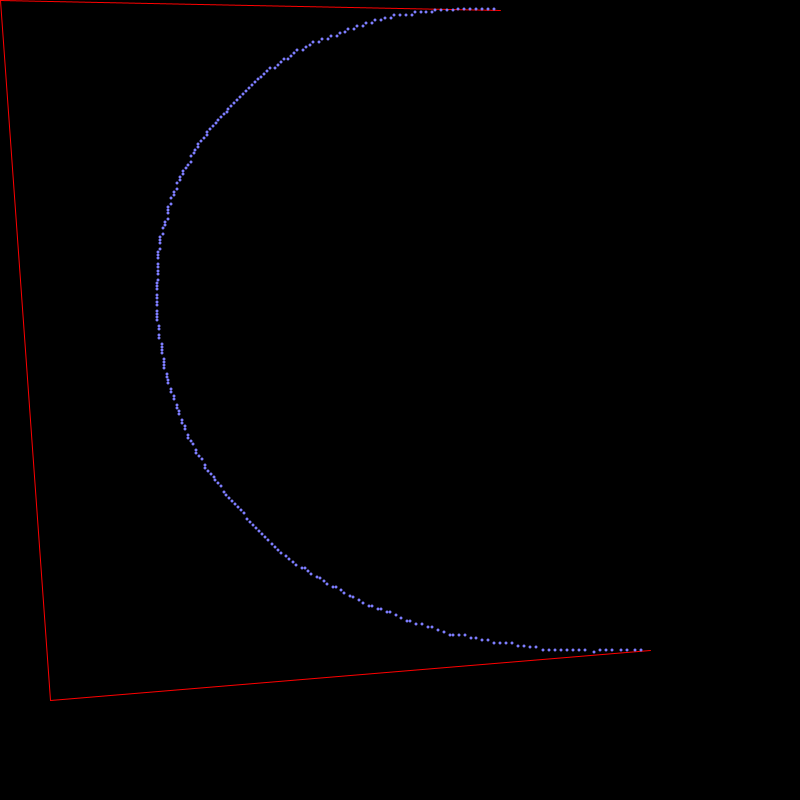
Frame 1 (no input)
Frame 60 (the mouse pressed at the canvas centre just before this capture): identical to frame 1, image omitted
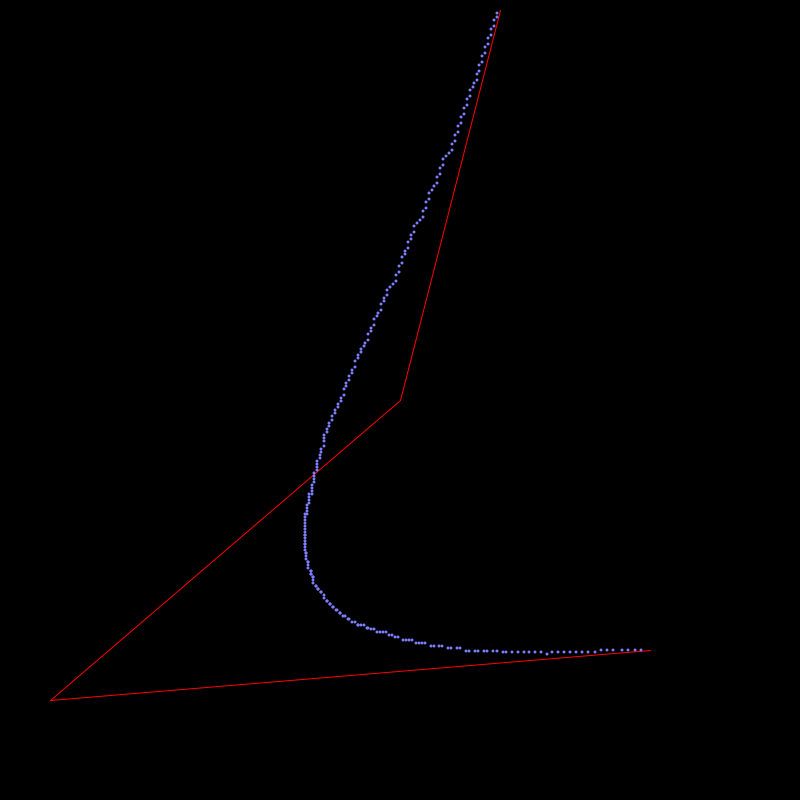
Frame 120 (the mouse held since frame 60 and released just before this capture)

The Processing sketch that drew these frames (run headless with seeded random() and noise(); from frame 60 on, the mouse is pressed at the canvas centre):

// Processing sketch: bezier
// ── bezier.pde


void setup(){
  size(800,800);


}

void draw(){
  
  background(0);
  Point[] points;
  points = new Point[4];
  points[0] = new Point(500,10);
  points[1] = new Point(mouseX,mouseY);
  points[2] = new Point(50,700);
  points[3] = new Point(650,650);
  
  stroke(255,0,0);
  DrawRecurs(points,8);
}

Point milieu(Point a,Point b){
  return new Point((a.x + b.x)/2,(a.y + b.y)/2);
}

void DrawRecurs(Point[] points,int deep){
   
  Point[] points2 = new Point[3];

  for(int i=0; i<3; i++){
    line(points[i].x,points[i].y,points[i+1].x,points[i+1].y);
    points2[i] = milieu(points[i],points[i+1]);
  }
  
  Point[] points3 = new Point[2];
  stroke(0,255,0);  
  for(int i=0; i<2; i++){
    //line(points2[i].x,points2[i].y,points2[i+1].x,points2[i+1].y);
    points3[i] = milieu(points2[i],points2[i+1]);
  }
  
  //line(points3[0].x,points3[0].y,points3[1].x,points3[1].y);
  Point fin = milieu(points3[0],points3[1]);
  
  noStroke();
  fill(125,125,255);
  circle(fin.x,fin.y,3);
  strokeWeight(1);
  deep --;
  
  if(deep > 0){
    Point[] pointsL = new Point[4];
    pointsL[0] = points[0];
    pointsL[1] = points2[0];
    pointsL[2] = points3[0];
    pointsL[3] = fin;
    
    DrawRecurs(pointsL,deep);
    
    Point[] pointsR = new Point[4];
    pointsR[0] = points[3];
    pointsR[1] = points2[2];
    pointsR[2] = points3[1];
    pointsR[3] = fin;
    
    DrawRecurs(pointsR,deep);
  }

}

// ── Point.pde
class Point{
 public int x;
 public int y;
 
 Point(int x, int y){
   this.x = x;
   this.y = y;
 }
  
}
